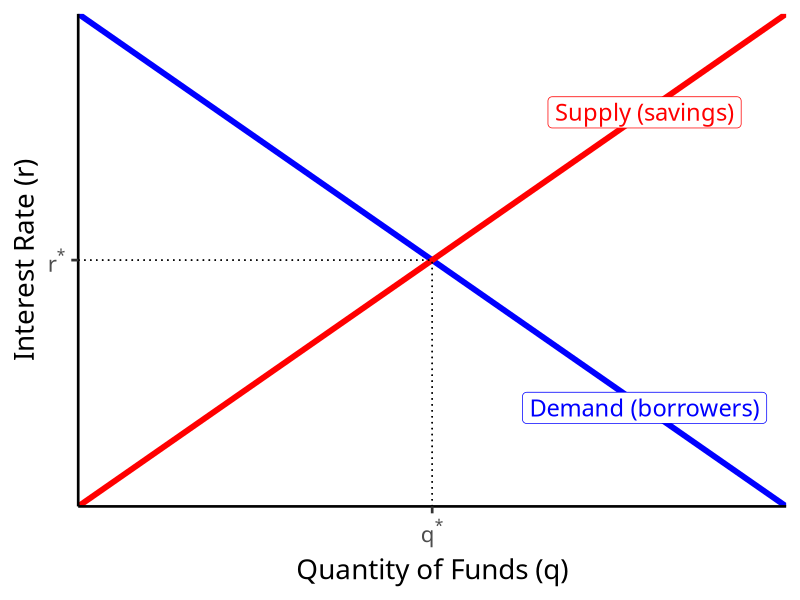
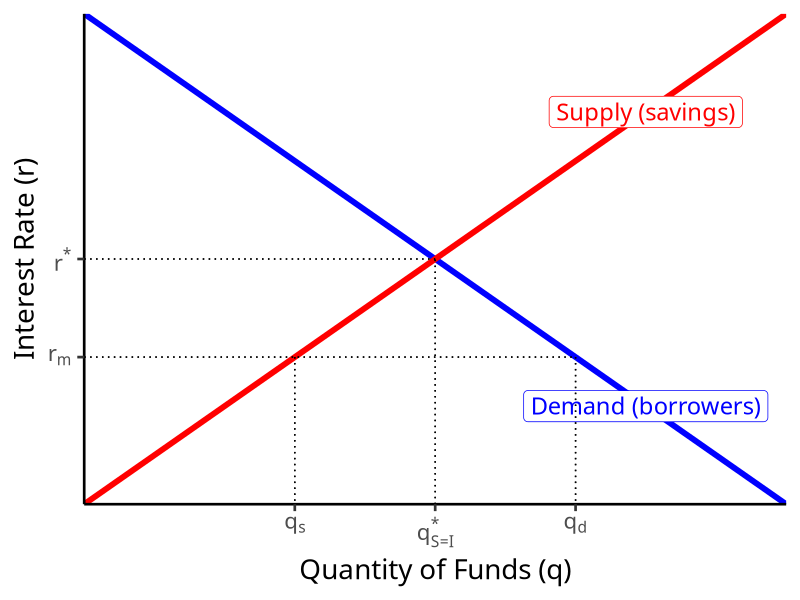
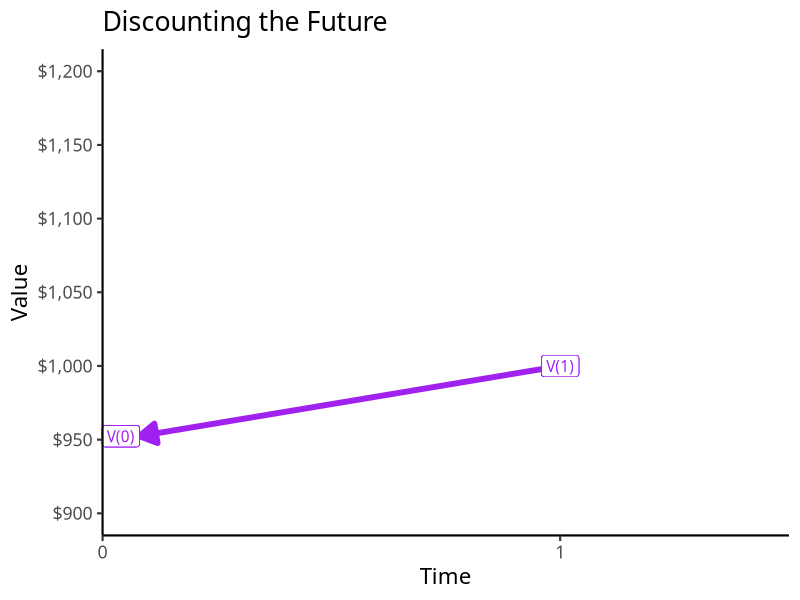
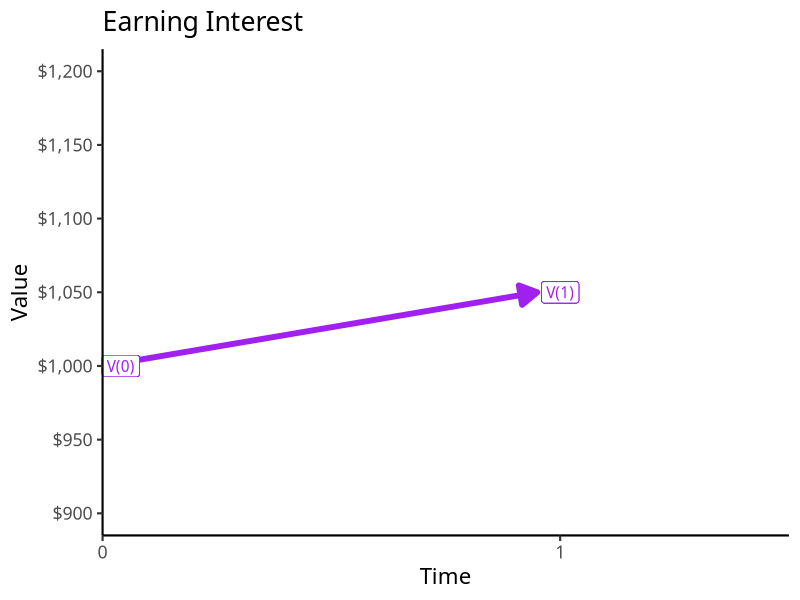
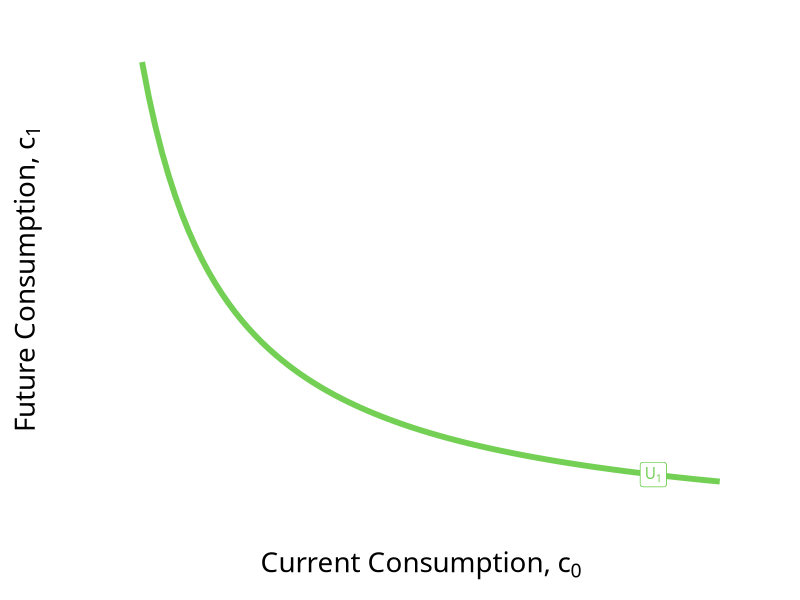
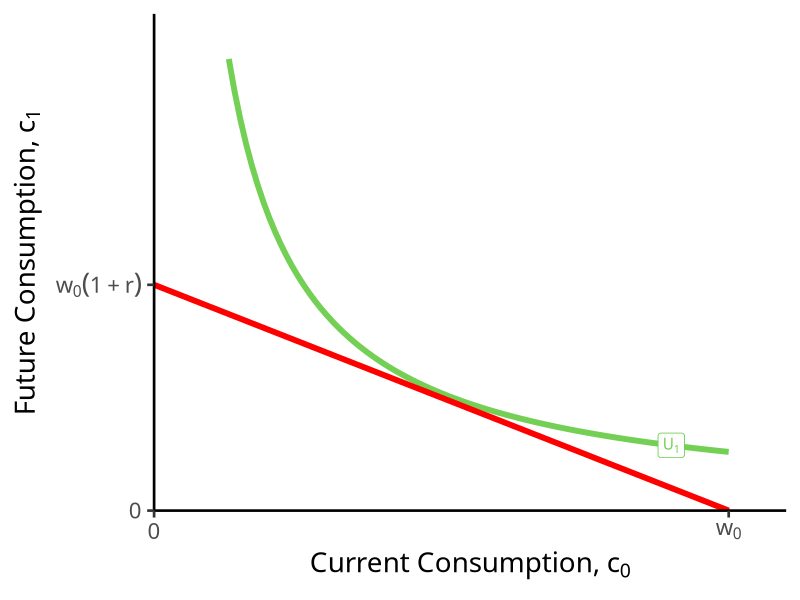
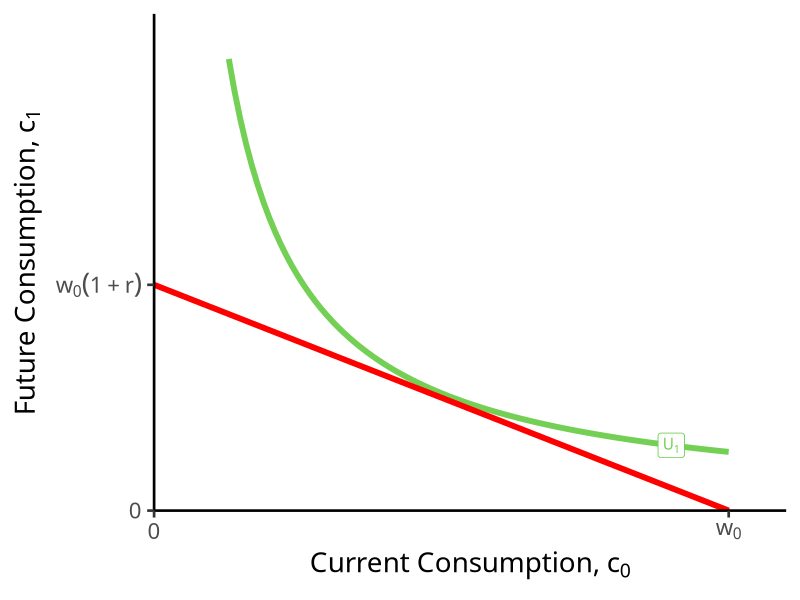
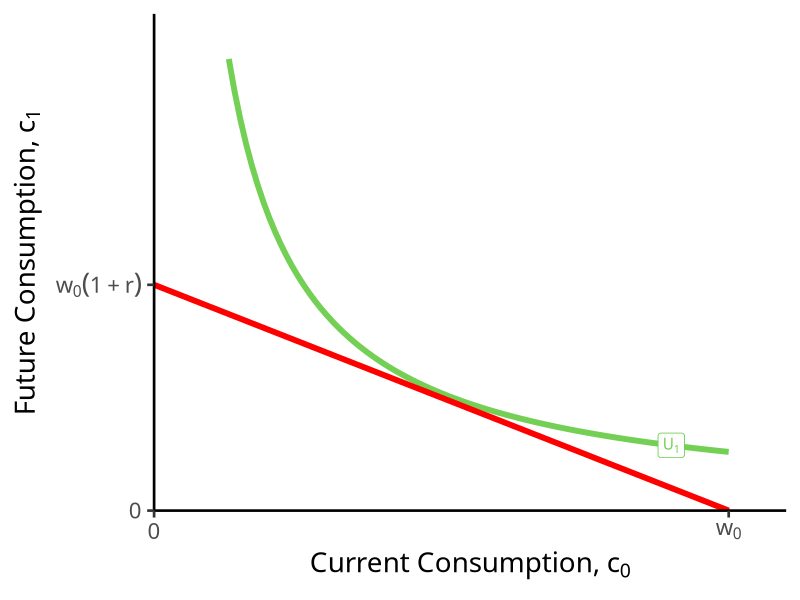

These charts were generated, in order, by the following R code:
## ---- chunk 1
options(htmltools.dir.version = FALSE)
knitr::opts_chunk$set(echo=F,
                      message=F,
                      warning=F)
library(tidyverse)
library(ggrepel)
library(ggthemes)
set.seed(256)
update_geom_defaults("label", list(family = "Fira Sans Condensed"))
## ---- chunk 2
demand=function(x){10-x}
supply=function(x){x}

# make plot 

lf<-ggplot(data.frame(x=c(0,10)), aes(x=x))+
  
  # curves 
  stat_function(fun=demand, geom="line", size=2, color="blue")+
  stat_function(fun=supply, geom="line", size=2, color="red")+
  geom_segment(x=5,y=0,xend=5,yend=5,linetype=3)+
  geom_segment(x=0,y=5,xend=5,yend=5,linetype=3)+
  #geom_text(aes(x=q_PC,y=w,label="N.E.",family = "Yanone Kaffeesatz Regular"),hjust=-0.1, vjust=-0.25, color="black")+
  annotate(geom = "label", x = 8, y = demand(8), label = "Demand (borrowers)",
           color = "blue", size = 6) +
  annotate(geom = "label", x = 8, y = supply(8), label = "Supply (savings)",
           color = "red", size = 6) +
  #annotate(geom = "label", x = 1.3, y = 5, label = "Consumer Surplus",
  #         color = "blue", size = 4.5) +
  scale_x_continuous(breaks = c(5),
                     labels = c(expression(q^{"*"})),
                     expand=c(0,0))+
  scale_y_continuous(breaks = c(5),
                     labels = c(expression(r^{"*"})),
                     limits = c(0,10),
                     expand=c(0,0))+
  theme_classic(base_family = "Fira Sans Condensed", base_size=20)+
  labs(x = "Quantity of Funds (q)",
       y = "Interest Rate (r)")
lf
## ---- chunk 3
lf+geom_segment(x=3, y=3, xend=3, yend=0, linetype="dotted")+
  geom_segment(x=7, y=3, xend=7, yend=0, linetype="dotted")+
  geom_segment(x=0, y=3, xend=7, yend=3, linetype="dotted")+
  scale_x_continuous(breaks = c(3,5,7),
                     labels = c(expression(q[s]),expression(q[S==I]^{"*"}),expression(q[d])),
                     expand=c(0,0))+
  scale_y_continuous(breaks = c(3,5),
                     labels = c(expression(r[m]),expression(r^{"*"})),
                     limits = c(0,10),
                     expand=c(0,0))
## ---- chunk 4
ggplot(data = tibble(x=1:10), aes(x=x))+
    annotate("segment", x = 1, xend = 0.08, y = 1000, yend = 952.38, colour = "purple", size=2, alpha=1, arrow=arrow(length=unit(0.5,"cm"), ends="last", type="closed"))+
  geom_label(x=0.04,y=952.38,label="V(0)", color = "purple")+
  geom_label(x=1,y=1000,label="V(1)", color = "purple")+
  scale_x_continuous(breaks=seq(0,1,1),
                     limits = c(0,1.5),
                     expand = c(0,0))+
  scale_y_continuous(breaks=seq(0,1200,50),
                     labels = scales::dollar,
                     limits=c(900,1200))+
  coord_cartesian(clip = "off")+
  labs(x = "Time",
       y = "Value",
       title = "Discounting the Future")+
  theme_classic(base_family = "Fira Sans Condensed", base_size =16)

## ---- chunk 5
ggplot(data = tibble(x=1:10), aes(x=x))+
    annotate("segment", x = 0, xend = 0.95, y = 1000, yend = 1050, colour = "purple", size=2, alpha=1, arrow=arrow(length=unit(0.5,"cm"), ends="last", type="closed"))+
  geom_label(x=0.04,y=1000,label="V(0)", color = "purple")+
  geom_label(x=1,y=1050,label="V(1)", color = "purple")+
  scale_x_continuous(breaks=seq(0,1,1),
                     limits = c(0,1.5),
                     expand = c(0,0))+
  scale_y_continuous(breaks=seq(0,1200,50),
                     labels = scales::dollar,
                     limits=c(900,1200))+
  coord_cartesian(clip = "off")+
  labs(x = "Time",
       y = "Value",
       title = "Earning Interest")+
  theme_classic(base_family = "Fira Sans Condensed", base_size =16)

## ---- chunk 6
IC=function(x){6.5/x}

ic<-ggplot(data.frame(x=c(0,10)), aes(x=x))+
  stat_function(fun=IC, geom="line", size=2, color = "#73D055FF")+
  geom_label(x = 4.5, y = IC(4.5), color = "#73D055FF", label = expression(U[1]))+
    scale_x_continuous(breaks=NULL,
                     limits=c(0,5),
                     expand=expand_scale(mult=c(0,0.1)))+
  scale_y_continuous(breaks=NULL,
                     labels=c(0,expression(y[1]),expression(c[1]^{"*"}),expression(w[0]*(1+r))),
                     limits=c(0,10),
                     expand=expand_scale(mult=c(0,0.1)))+
    labs(x = expression(paste("Current Consumption, ", c[0])),
       y = expression(paste("Future Consumption, ", c[1]))
       #caption = expression(paste(u(x,y)== sqrt(xy), ", ", m, " = $20, ", p[x]," = $1, ", p[y]," = $2", sep=" "))
       )+
  theme_classic(base_family = "Fira Sans Condensed", base_size=20)
ic
## ---- chunk 7
BC=function(x){5-1*x}

ggplot(data.frame(x=c(0,10)), aes(x=x))+
  stat_function(fun=IC, geom="line", size=2, color = "#73D055FF")+
  geom_label(x = 4.5, y = IC(4.5), color = "#73D055FF", label = expression(U[1]))+
  stat_function(fun=BC, geom="line", size=2, color = "red")+
    scale_x_continuous(breaks=c(0,5),
                       labels=c(0,expression(w[0])),
                     limits=c(0,5),
                     expand=expand_scale(mult=c(0,0.1)))+
  scale_y_continuous(breaks=c(0,5),
                     labels=c(0,expression(w[0]*(1+r))),
                     limits=c(0,10),
                     expand=expand_scale(mult=c(0,0.1)))+
  
  labs(x = expression(paste("Current Consumption, ", c[0])),
       y = expression(paste("Future Consumption, ", c[1]))
       #caption = expression(paste(u(x,y)== sqrt(xy), ", ", m, " = $20, ", p[x]," = $1, ", p[y]," = $2", sep=" "))
       )+
  theme_classic(base_family = "Fira Sans Condensed", base_size=20)

## ---- chunk 8
BC=function(x){5-1*x}

ggplot(data.frame(x=c(0,10)), aes(x=x))+
  stat_function(fun=IC, geom="line", size=2, color = "#73D055FF")+
  geom_label(x = 4.5, y = IC(4.5), color = "#73D055FF", label = expression(U[1]))+
  stat_function(fun=BC, geom="line", size=2, color = "red")+
    scale_x_continuous(breaks=c(0,5),
                       labels=c(0,expression(w[0])),
                     limits=c(0,5),
                     expand=expand_scale(mult=c(0,0.1)))+
  scale_y_continuous(breaks=c(0,5),
                     labels=c(0,expression(w[0]*(1+r))),
                     limits=c(0,10),
                     expand=expand_scale(mult=c(0,0.1)))+
  
  labs(x = expression(paste("Current Consumption, ", c[0])),
       y = expression(paste("Future Consumption, ", c[1]))
       #caption = expression(paste(u(x,y)== sqrt(xy), ", ", m, " = $20, ", p[x]," = $1, ", p[y]," = $2", sep=" "))
       )+
  theme_classic(base_family = "Fira Sans Condensed", base_size=20)

## ---- chunk 9
BC=function(x){5-1*x}

ggplot(data.frame(x=c(0,10)), aes(x=x))+
  stat_function(fun=IC, geom="line", size=2, color = "#73D055FF")+
  geom_label(x = 4.5, y = IC(4.5), color = "#73D055FF", label = expression(U[1]))+
  stat_function(fun=BC, geom="line", size=2, color = "red")+
    scale_x_continuous(breaks=c(0,5),
                       labels=c(0,expression(w[0])),
                     limits=c(0,5),
                     expand=expand_scale(mult=c(0,0.1)))+
  scale_y_continuous(breaks=c(0,5),
                     labels=c(0,expression(w[0]*(1+r))),
                     limits=c(0,10),
                     expand=expand_scale(mult=c(0,0.1)))+
  
  labs(x = expression(paste("Current Consumption, ", c[0])),
       y = expression(paste("Future Consumption, ", c[1]))
       #caption = expression(paste(u(x,y)== sqrt(xy), ", ", m, " = $20, ", p[x]," = $1, ", p[y]," = $2", sep=" "))
       )+
  theme_classic(base_family = "Fira Sans Condensed", base_size=20)

## ---- chunk 10
points1<-tribble(
  ~letter, ~x, ~y,
  "Y", 4, 1
)

ggplot(data.frame(x=c(0,10)), aes(x=x))+
  stat_function(fun=IC, geom="line", size=2, color = "#73D055FF")+
  geom_label(x = 4.5, y = IC(4.5), color = "#73D055FF", label = expression(U[1]))+
  stat_function(fun=BC, geom="line", size=2, color = "red")+
  geom_point(data = points1,
             mapping=aes(x=x, y=y),
             size = 3)+
  geom_text_repel(data = points1,
             mapping=aes(x=x, y=y,
             label = letter),
             size = 6,
             seed = 2)+
  geom_segment(x = 0, xend = 4, y = 1, yend=1, linetype="dotted", size=1)+
  geom_segment(x = 4, xend = 4, y = 1, yend=0, linetype="dotted", size=1)+
    scale_x_continuous(breaks=c(0,4,5),
                       labels=c(0,expression(y[0]), expression(w[0])),
                     limits=c(0,5),
                     expand=expand_scale(mult=c(0,0.1)))+
  scale_y_continuous(breaks=c(0,1, 5),
                     labels=c(0,expression(y[1]), expression(w[0]*(1+r))),
                     limits=c(0,10),
                     expand=expand_scale(mult=c(0,0.1)))+
  
  labs(x = expression(paste("Current Consumption, ", c[0])),
       y = expression(paste("Future Consumption, ", c[1]))
       #caption = expression(paste(u(x,y)== sqrt(xy), ", ", m, " = $20, ", p[x]," = $1, ", p[y]," = $2", sep=" "))
       )+
  theme_classic(base_family = "Fira Sans Condensed", base_size=20)
## ---- chunk 11
points<-tribble(
  ~letter, ~x, ~y,
  "Y", 4, 1,
  "C", 2.5, 2.5)

opt<-ggplot(data.frame(x=c(0,10)), aes(x=x))+
  stat_function(fun=IC, geom="line", size=2, color = "#73D055FF")+
  geom_label(x = 4.5, y = IC(4.5), color = "#73D055FF", label = expression(U[1]))+
  stat_function(fun=BC, geom="line", size=2, color = "red")+
  geom_point(data = points,
             mapping=aes(x=x, y=y),
             size = 3)+
  geom_text_repel(data = points,
             mapping=aes(x=x, y=y,
             label = letter),
             size = 6,
             seed = 2)+
  geom_segment(x = 0, xend = 4, y = 1, yend=1, linetype="dotted", size=1)+
  geom_segment(x = 4, xend = 4, y = 1, yend=0, linetype="dotted", size=1)+
  
  geom_segment(x = 0, xend = 2.5, y = 2.5, yend=2.5, linetype="dotted", size=1)+
  geom_segment(x = 2.5, xend = 2.5, y = 2.5, yend=0, linetype="dotted", size=1)+
    scale_x_continuous(breaks=c(0,2.5,4,5),
                       labels=c(0,expression(c[0]^{"*"}),expression(y[0]),expression(w[0])),
                     limits=c(0,5),
                     expand=expand_scale(mult=c(0,0.1)))+
  scale_y_continuous(breaks=c(0,1,2.5,5),
                     labels=c(0,expression(y[1]),expression(c[1]^{"*"}),expression(w[0]*(1+r))),
                     limits=c(0,10),
                     expand=expand_scale(mult=c(0,0.1)))+
  labs(x = expression(paste("Current Consumption, ", c[0])),
       y = expression(paste("Future Consumption, ", c[1]))
       #caption = expression(paste(u(x,y)== sqrt(xy), ", ", m, " = $20, ", p[x]," = $1, ", p[y]," = $2", sep=" "))
       )+
  theme_classic(base_family = "Fira Sans Condensed", base_size=20)
opt
## ---- chunk 12
opt+
  annotate("segment", x = 4, xend = 2.5, y = 1, yend = 1, colour = "purple", size=2, alpha=1, arrow=arrow(length=unit(0.5,"cm"), ends="last", type="closed"))+
  geom_label(x=3.5,y=1, label="Lend", color = "purple")+
  annotate("segment", x = 2.5, xend = 2.5, y = 1, yend = 2.5, colour = "purple", size=2, alpha=1, arrow=arrow(length=unit(0.25,"cm"), ends="last", type="closed"))+
  geom_label(x=2.5,y=1.75, label="Earn", color = "purple")
## ---- chunk 13
points3<-tribble(
  ~letter, ~x, ~y,
  "Y", 4, 1,
  "C", 2.5, 2.5,
  "D", 2.25,3.625)

BC2=function(x){7-1.5*x}
IC2=function(x){8.5/x}

ggplot(data.frame(x=c(0,10)), aes(x=x))+
  stat_function(fun=IC, geom="line", size=2, color = "#73D055FF")+
  geom_label(x = 4.5, y = IC(4.5), color = "#73D055FF", label = expression(U[1]))+
  stat_function(fun=IC2, geom="line", size=2, color = "#3CBB75FF")+
  geom_label(x = 4, y = IC2(4), color = "#3CBB75FF", label = expression(U[2]))+
  stat_function(fun=BC, geom="line", size=2, color = "red")+
  stat_function(fun=BC2, geom="line", size=2, color = "darkred")+
  geom_point(data = points3,
             mapping=aes(x=x, y=y),
             size = 4)+
  geom_text_repel(data = points3,
             mapping=aes(x=x, y=y,
             label = letter),
             size = 6,
             seed = 2)+
  geom_segment(x = 0, xend = 4, y = 1, yend=1, linetype="dotted", size=1)+
  geom_segment(x = 4, xend = 4, y = 1, yend=0, linetype="dotted", size=1)+
  
  geom_segment(x = 0, xend = 2.5, y = 2.5, yend=2.5, linetype="dotted", size=1)+
  geom_segment(x = 2.5, xend = 2.5, y = 2.5, yend=0, linetype="dotted", size=1)+
  
    geom_segment(x = 0, xend = 2.25, y = 3.625, yend=3.625, linetype="dotted", size=1)+
  geom_segment(x = 2.25, xend = 2.25, y = 3.625, yend=0, linetype="dotted", size=1)+

    scale_x_continuous(breaks=c(0,2.25,2.5,4,5),
                       labels=c(0,expression(c[0]*minute), expression(c[0]^{"*"}),expression(y[0]),expression(w[0])),
                     limits=c(0,5),
                     expand=expand_scale(mult=c(0,0.1)))+
  scale_y_continuous(breaks=c(0,1,2.5,3.625,5,7),
                     labels=c(0,expression(y[1]),expression(c[1]^{"*"}),expression(c[1]*minute),expression(w[0]*(1+r[1])), expression(w[0]*(1+r[2]))),
                     limits=c(0,10),
                     expand=expand_scale(mult=c(0,0.1)))+
  labs(x = expression(paste("Current Consumption, ", c[0])),
       y = expression(paste("Future Consumption, ", c[1]))
       #caption = expression(paste(u(x,y)== sqrt(xy), ", ", m, " = $20, ", p[x]," = $1, ", p[y]," = $2", sep=" "))
       )+
  theme_classic(base_family = "Fira Sans Condensed", base_size=20)
## ---- chunk 14
lf
